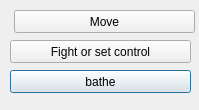
<?xml version="1.0" encoding="UTF-8"?>
<ui version="4.0">
 <class>Dialog</class>
 <widget class="QDialog" name="Dialog">
  <property name="geometry">
   <rect>
    <x>0</x>
    <y>0</y>
    <width>199</width>
    <height>110</height>
   </rect>
  </property>
  <property name="windowTitle">
   <string>Dialog</string>
  </property>
  <widget class="QPushButton" name="button_bathe">
   <property name="geometry">
    <rect>
     <x>10</x>
     <y>70</y>
     <width>181</width>
     <height>23</height>
    </rect>
   </property>
   <property name="text">
    <string>bathe</string>
   </property>
  </widget>
  <widget class="QPushButton" name="move_button">
   <property name="geometry">
    <rect>
     <x>14</x>
     <y>10</y>
     <width>181</width>
     <height>23</height>
    </rect>
   </property>
   <property name="text">
    <string>Move</string>
   </property>
  </widget>
  <widget class="QPushButton" name="fight_button">
   <property name="geometry">
    <rect>
     <x>10</x>
     <y>40</y>
     <width>181</width>
     <height>23</height>
    </rect>
   </property>
   <property name="text">
    <string>Fight or set control</string>
   </property>
  </widget>
 </widget>
 <resources/>
 <connections/>
</ui>
